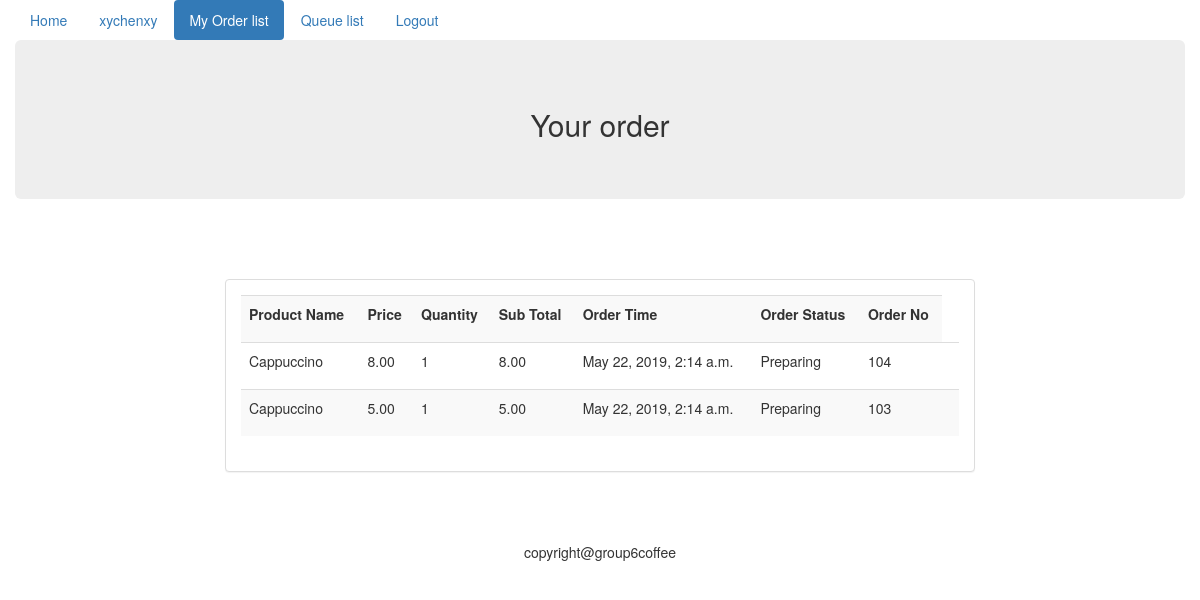
Before: /group6coffee/orderlist (signed in) with the older database file.
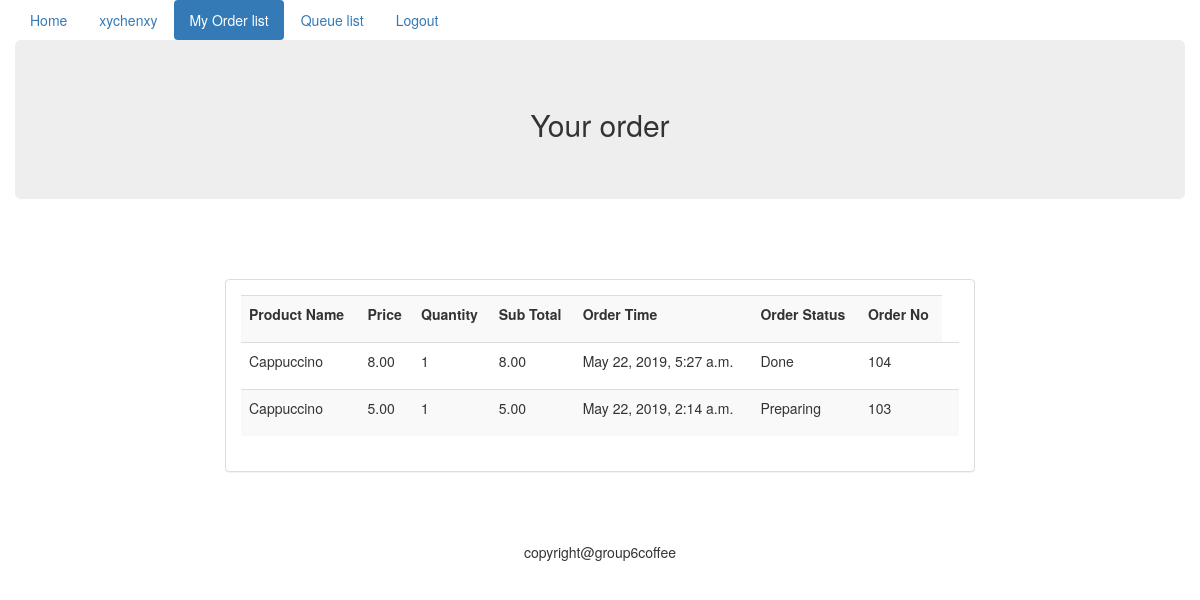
After: the same page with the newer database file.
### coffee/models.py (models this page shows, shortened)
class OrderItem(models.Model):
    status = (
        ("Receive", "Receive"),
        ("Preparing", "Preparing"),
        ("Done", "Done"),
        ("Remove", "Remove")
    )
    order_item_id = models.AutoField(primary_key=True)
    product_name = models.CharField(max_length=255, default="N")
    product_price = models.DecimalField(max_digits=4, decimal_places=2)
    order_status = models.CharField(max_length=255, choices=status)
    order_number = models.IntegerField(default=1)
    order_sub_total = models.DecimalField(max_digits=8, decimal_places=2)
    created_at = models.DateTimeField(auto_now=True)
    user_name = models.CharField(max_length=255, default="N")

### group6coffee/views.py (the view)
# urls.py: path('orderlist',group6coffee.views.orderlist),
def orderlist(request):
    if not request.user.is_authenticated:
        return render(request, 'user_login.html')
    else:
        orders = OrderItem.objects.filter(user_name=request.user).order_by('-created_at')
        return render(request, 'orderlist.html',{'user_name': request.user,'orders':orders})

### group6coffee/templates/orderlist.html (shortened to what this page needs)
<!DOCTYPE html>
<html lang="en">
<head>
    <link rel="stylesheet" href="https://cdn.jsdelivr.net/npm/bootstrap@3.3.7/dist/css/bootstrap.min.css"
>
</head>
<body>
    <div class="container">
        <div class="row">
            <ul class="nav nav-pills">
              <li role="presentation" ><a href="/group6coffee/index">Home</a></li>
              <li role="presentation"><a href="/group6coffee/productlist">{{ user_name }}</a></li>
                <li role="presentation" class="active"><a href="/group6coffee/orderlist">My Order list</a></li>
                <li role="presentation"><a href="/group6coffee/queuelist">Queue list</a></li>
              <li role="presentation"><a href="/group6coffee/logout">Logout</a></li>
            </ul>
        </div>
    </div>
    <div class="container">
        <div class="row">
            <div class="jumbotron">
                <h2 style="text-align: center">Your order</h2>
            </div>
        </div>
    </div>
    <div class="container">
        <div class="row">
            <div class="col-md-8 col-md-offset-2">
                <div class="panel panel-default" style="margin-top: 50px">
              <div class="panel-body">
                <table class="table table-striped">
                    <tr>
                        <th>
                            <p>Product Name</p>
                        </th>
                        <th>
                            <p>Price</p>
                        </th>
                        <th>
                            <p>Quantity</p>
                        </th>
                        <th>
                            <p>Sub Total</p>
                        </th>
                        <th>
                            <p>Order Time</p>
                        </th>
                        <th>
                            <p>Order Status</p>
                        </th>
                        <th>
                            <p>Order No</p>
                        </th>
                    </tr>
                    {% for item in orders %}
                        <tr>
                            <td>
                                <p>{{ item.product_name }}</p>
                            </td>
                            <td>
                                <p>{{ item.product_price }}</p>
                            </td>
                            <td>
                                <p>{{ item.order_number }}</p>
                            </td>
                            <td>
                                <p>{{ item.order_sub_total }}</p>
                            </td>
                            <td>
                                <p>{{ item.created_at }}</p>
                            </td>
                            <td>
                                {%  if item.order_status == "Remove" %}
                                    <p>Done</p>
                                {% else %}
                                    <p>{{ item.order_status }}</p>
                                {% endif %}
                            </td>
                            <td>
                                <p>{{ item.order_item_id }}</p>
                            </td>
                            <td>
                            </td>
                        </tr>
                    {% endfor %}
                </table>
              </div>
            </div>
            </div>
        </div>
    </div>
    <div class="container">
        <div class="row">
            <div style="margin-top: 50px">
                <p style="text-align: center">copyright@group6coffee</p>
            </div>
        </div>
    </div>
</body>
</html>

Changed rows visible on the page:
changed OrderItem id 104: created_at "May 22, 2019, 2:14 a.m." → "May 22, 2019, 5:27 a.m."; order_status "Preparing" → "Done"
